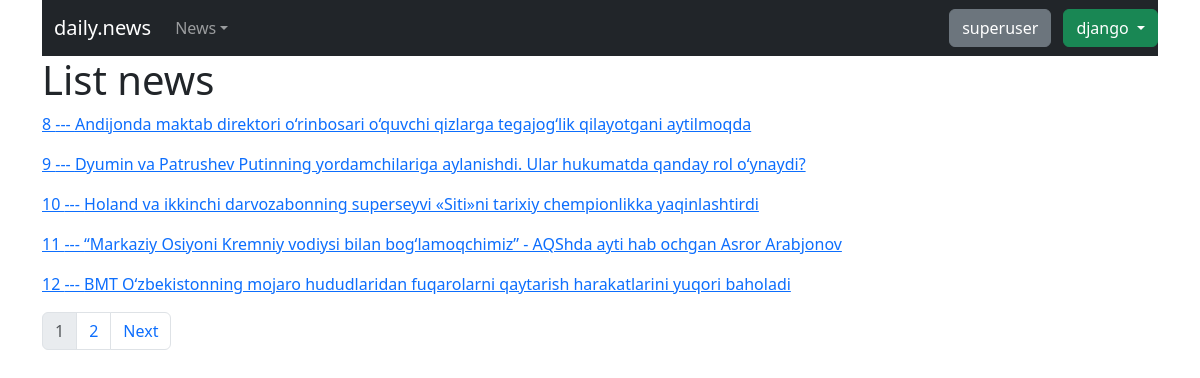
Page /news/ (signed in) on the committed database.
### app_news/models.py (models this page shows, shortened)
class News(models.Model):
    news_title = models.CharField(max_length=255, unique=True)
    news_description = models.CharField(max_length=255)
    news_image = models.ImageField(upload_to='news/')
    news_content = models.TextField()
    news_category = models.ForeignKey(Category, on_delete=models.CASCADE)
    news_pub_date = models.DateTimeField(auto_now_add=True)
    news_author = models.ForeignKey(get_user_model(), on_delete=models.CASCADE)
    class Meta:
        verbose_name_plural = "News"
        db_table = 'news'

### app_news/views.py (the view)
# urls.py: path('', ListNewsView.as_view(), name='list_news'),
class ListNewsView(ListView):
    template_name = 'news/list_news.html'
    model = News
    paginate_by = 5

### templates/news/list_news.html (shortened to what this page needs)
{% extends 'base.html' %}
{% block content %}
	<h1>List news</h1>
    {% for news in news_list %}
    	<p>
            <a href="{% url 'show_news' news.pk %}">{{news.id}}  ---  {{ news.news_title }}</a>
        </p>
    {% endfor %}
    <ul class="pagination">
        {% for page in paginator %}
            {% if page.number == page_obj.number %}
                <li class="page-item"><a class="page-link disabled" disabled>{{ page.number }}</a></li>
            {% else %}
                <li class="page-item"><a class="page-link" href="{% url 'list_news' %}?page={{ page.number }}">{{ page.number }}</a></li>
            {% endif %}
        {% endfor %}
        {% if page_obj.has_next %}
            <li class="page-item"><a class="page-link" href="{% url 'list_news' %}?page={{ page_obj.next_page_number }}">Next</a></li>
        {% endif %}
    </ul>
{% endblock %}

### templates/base.html (shortened to what this page needs)
<!DOCTYPE html>
<html lang="en">
<head>
    <link href="https://cdn.jsdelivr.net/npm/bootstrap@5.3.3/dist/css/bootstrap.min.css" rel="stylesheet">
</head>
<body>
    <div class="container">
        <nav class="navbar navbar-expand-sm bg-dark navbar-dark">
  <div class="container-fluid">
    <a class="navbar-brand" href="#">daily.news</a>
    <div class="collapse navbar-collapse" id="collapsibleNavbar">
      <ul class="navbar-nav">
          <li class="nav-item dropdown">
              <a class="nav-link dropdown-toggle" href="#" role="button" data-bs-toggle="dropdown">News</a>
            </li>
      </ul>
    </div>
      {% if user.is_superuser %}
          <a href="{% url 'superuser' %}" class="btn btn-secondary">superuser</a>
      {% endif %}
  </div>
            {% if user.is_authenticated %}
    	<div class="dropdown" style="text-align: right;">
          <button type="button" class="btn btn-success dropdown-toggle" data-bs-toggle="dropdown">
            {{ user.username }}
          </button>
        </div>
    {% else %}
        <a href="{% url 'login' %}" class="btn btn-success">Login</a> |
        <a href="{% url 'register' %}" class="btn btn-success">Register</a> |
        <a href="{% url 'password_reset' %}" class="btn btn-danger">Forgot password</a>
    {% endif %}
</nav>
    {% block content %}
    {% endblock %}
    </div>
</body>
</html>

### rows in the picture
News: id "8", news_title "Andijonda maktab direktori o‘rinbosari o‘quvchi qizlarga tegajog‘lik qilayotgani aytilmoqda"
News: id "9", news_title "Dyumin va Patrushev Putinning yordamchilariga aylanishdi. Ular hukumatda qanday rol o‘ynaydi?"
News: id "10", news_title "Holand va ikkinchi darvozabonning superseyvi «Siti»ni tarixiy chempionlikka yaqinlashtirdi"
News: id "11", news_title "“Markaziy Osiyoni Kremniy vodiysi bilan bog‘lamoqchimiz” - AQShda ayti hab ochgan Asror Arabjonov"
News: id "12", news_title "BMT O‘zbekistonning mojaro hududlaridan fuqarolarni qaytarish harakatlarini yuqori baholadi"

### other values in the picture
{{ user.username }} "django"
{{ page.number }} "1"
{{ page.number }} "2"
